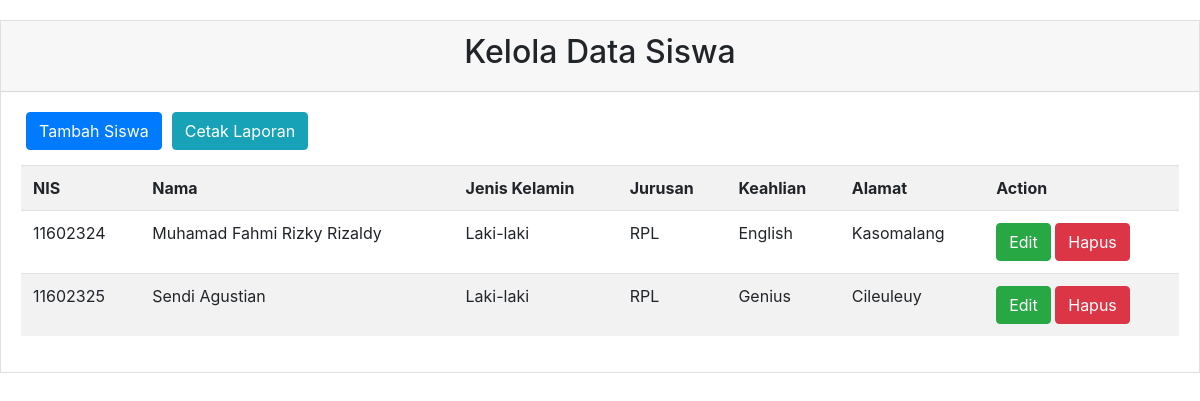
The page / on the database its author committed.
### tables this page shows
CREATE TABLE `siswa` (
  `nis` varchar(11) NOT NULL,
  `nama` varchar(50) NOT NULL,
  `jenis_kelamin` varchar(10) NOT NULL,
  `jurusan` enum('PG','PS','AK','AP','RPL','TKJ','TSM','TPM') NOT NULL,
  `keahlian` varchar(20) NOT NULL,
  `alamat` text NOT NULL
);

### application/controllers/Siswa.php (called while the page is built, shortened)
<?php if ( ! defined('BASEPATH')) exit('No direct script access allowed');
class Siswa extends CI_Controller {
  public function __construct(){
    $this->load->model('SiswaModel');
  }
  public function index(){
    $data['siswa'] = $this->SiswaModel->view();
    $this->load->view('siswa/index', $data);
    $this->load->view('defaul');
  }
}

### index.php (called while the page is built, shortened)
<?php
require_once BASEPATH.'core/CodeIgniter.php';

### application/models/SiswaModel.php (called while the page is built, shortened)
<?php if ( ! defined('BASEPATH')) exit('No direct script access allowed');
class SiswaModel extends CI_Model {
  public function view(){
    return $this->db->get('siswa')->result();
  }
}

### application/views/siswa/index.php (the view, shortened to what this page needs)
<html>
  <head>
  </head>
  <body>
    <div class="card card-default" style="border-radius: 0px;margin: 20px 0;">
         <div class="card-header" align="center">
          <h2>Kelola Data Siswa</h2>
         </div>
      <div class="card-body">
          <?php
            echo anchor('siswa/tambah','Tambah Siswa','class="btn btn-primary" style="margin:0
              5px; margin-bottom:15px;"');
            echo anchor('siswa/cetaklaporan','Cetak Laporan','class="btn btn-info" style="margin:0 5px; margin-bottom:15px;"');
          ?>
          <table class="table table-striped" align="center">
            <tr >
              <th scope="col">NIS</th>
              <th scope="col">Nama</th>
              <th scope="col">Jenis Kelamin</th>
              <th scope="col">Jurusan</th>
              <th scope="col">Keahlian</th>
              <th scope="col">Alamat</th>
              <th scope="col" >Action</th>
            </tr>
            <?php
            if( ! empty($siswa)){
              foreach($siswa as $data){
                echo '<tr>
                <td>'.$data->nis.'</td>
                <td>'.$data->nama.'</td>
                <td>'.$data->jenis_kelamin.'</td>
                <td>'.$data->jurusan.'</td>
                <td>'.$data->keahlian.'</td>
                <td>'.$data->alamat.'</td>
                <td>
                '.anchor('siswa/ubah/'.$data->nis, 'Edit', 'class="btn btn-xs btn-success"').'
                '.anchor('siswa/hapus/'.$data->nis, 'Hapus', 'class="btn btn-xs btn-danger"').'
                </td>
                </tr>';
              }
            }else{
              echo "<tr><td align='center' colspan='7'>Data Tidak Ada</td></tr>";
            }
            ?>
          </table>
        </div>
        </div>
  </body>
</html>

### application/views/defaul.php (shortened to what this page needs)
<link rel="stylesheet" href="<?php echo base_url('assets/css/bootstrap.min.css'); ?>">

### rows shown on the page
siswa: nis "11602324", nama "Muhamad Fahmi Rizky Rizaldy", jenis_kelamin "Laki-laki", jurusan "RPL", keahlian "English", alamat "Kasomalang", nis "Edit", nis "Hapus"
siswa: nis "11602325", nama "Sendi Agustian", jenis_kelamin "Laki-laki", jurusan "RPL", keahlian "Genius", alamat "Cileuleuy", nis "Edit", nis "Hapus"
